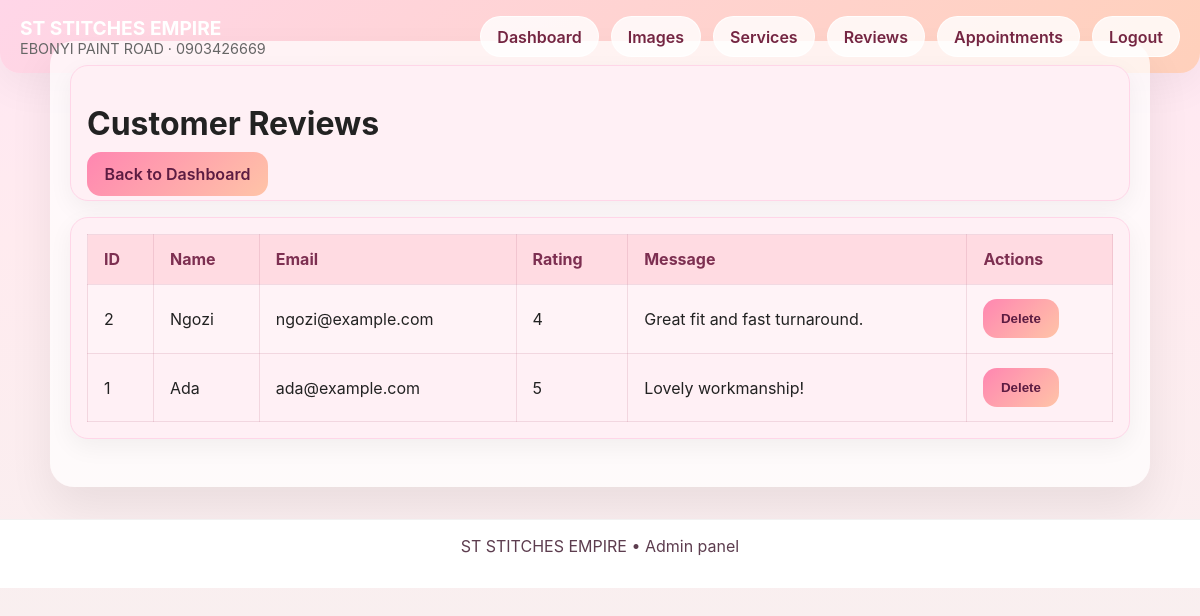
/admin/reviews (signed in), run on the app's committed database.
### app/models.py (models this page shows)
class Review(Base):
    __tablename__ = "reviews"
    id = Column(Integer, primary_key=True, index=True)
    reviewer_name = Column(String, nullable=False)
    reviewer_email = Column(String)
    rating = Column(Integer, nullable=False)
    message = Column(Text)
    created_at = Column(DateTime, default=datetime.datetime.utcnow)

### app/reviews.py (the view)
@router.get('/admin/reviews')
def admin_reviews(request: Request, user=Depends(get_current_admin)):
    db = SessionLocal()
    try:
        reviews = db.query(Review).order_by(Review.id.desc()).all()
    finally:
        db.close()
    from fastapi.templating import Jinja2Templates
    import os
    BASE_DIR = os.path.abspath(os.path.join(os.path.dirname(__file__), '..'))
    templates = Jinja2Templates(directory=os.path.join(BASE_DIR, 'templates'))
    return templates.TemplateResponse(request, 'admin_reviews.html', {"request": request, "reviews": reviews, "user": user})

### templates/admin_reviews.html
{% extends 'admin_base.html' %}
{% block content %}
  <div class="admin-card">
    <h1>Customer Reviews</h1>
    <a class="admin-button" href="/admin/dashboard">Back to Dashboard</a>
  </div>
  <div class="admin-card">
    <table class="admin-table">
      <tr><th>ID</th><th>Name</th><th>Email</th><th>Rating</th><th>Message</th><th>Actions</th></tr>
      {% for r in reviews %}
      <tr>
          <td>{{ r.id }}</td>
          <td>{{ r.reviewer_name }}</td>
          <td>{{ r.reviewer_email }}</td>
          <td>{{ r.rating }}</td>
          <td>{{ r.message }}</td>
          <td>
              <form action="/admin/reviews/delete/{{ r.id }}" method="post" style="display:inline">
                  <button class="admin-button" type="submit" onclick="return confirm('Delete review?')">Delete</button>
              </form>
          </td>
      </tr>
      {% endfor %}
    </table>
  </div>
{% endblock %}

### static/css/style.css (style rules this page uses)
:root { --pink-100: #ffe6f0; --pink-200: #ffb3d1; --pink-400: #ff66a3; --pink-600: #ff4d8a; --accent: #ff66a3; --muted: #666; --bg: #fff; }
* { box-sizing:border-box }
body { font-family:Inter, system-ui, Arial, sans-serif;margin:0;background:var(--pink-100);color:#222 }
a { color:var(--pink-600);text-decoration:none }
.admin-page { background:linear-gradient(180deg,#ffe7f3,#ffebef 30%,#f6f1f0);min-height:100vh }
.admin-card { background:#fff0f5;border:1px solid #ffd6e8;border-radius:18px;padding:1rem;box-shadow:0 8px 24px rgba(0,0,0,0.05);margin-bottom:1rem }
.admin-table { width:100%;border-collapse:collapse }
.admin-table th,.admin-table td { padding:.9rem 1rem;border:1px solid rgba(180,100,130,0.18); }
.admin-table th { background:rgba(255,214,222,0.8);color:#7d2f51;text-align:left }
.admin-table tr:nth-child(even) { background:rgba(255,244,248,0.8) }
.admin-button { background:linear-gradient(135deg,#ff86b1,#ffc4a7);color:#5d1c42;border:none;padding:.75rem 1.1rem;border-radius:14px;cursor:pointer;font-weight:600 }

### data on the page
Review: id "2", reviewer_name "Ngozi", reviewer_email "ngozi@example.com", rating "4", message "Great fit and fast turnaround."
Review: id "1", reviewer_name "Ada", reviewer_email "ada@example.com", rating "5", message "Lovely workmanship!"
